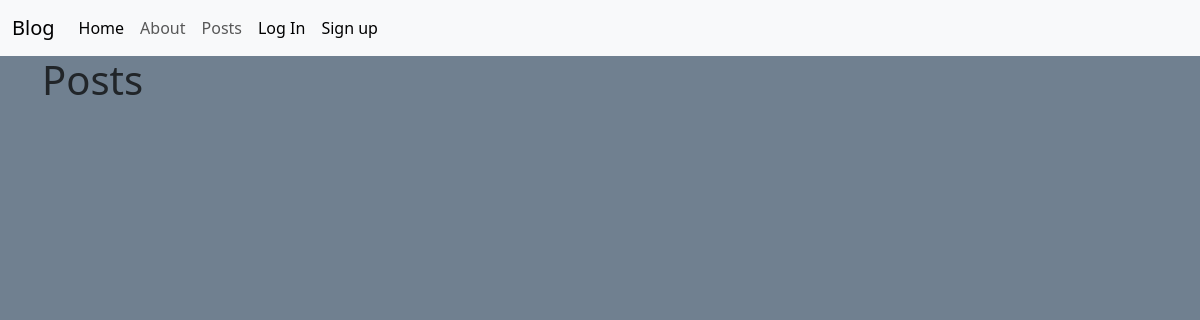
/posts/list/, run on an earlier commit of the app's database.
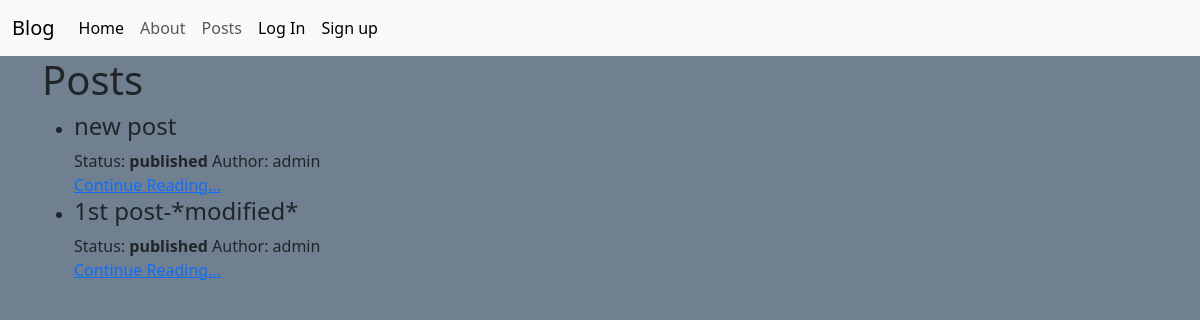
And on a later commit of the database.
### posts/models.py (models this page shows, shortened)
class Post(models.Model):
    title = models.CharField(max_length=128)
    subtitle = models.CharField(max_length=256)
    body = models.TextField()
    created_on = models.DateTimeField(auto_now_add=True)
    author = models.ForeignKey(
        get_user_model(),
        on_delete=models.CASCADE
    )
    status = models.ForeignKey(
        Status,
        on_delete=models.DO_NOTHING
    )
    def __str__(self):
        return f"{self.title} by {self.author}"

class Status(models.Model):
    class Meta:
        verbose_name_plural = "Status"
    name = models.CharField(max_length = 128, unique = True)
    description = models.CharField(max_length=256, help_text="Write a description about the status")
    def __str__(self):
        return f"{self.name}"

### posts/views.py (the view)
# urls.py: path("list/", PostListView.as_view(), name="post_list"),
class PostListView(ListView):
    template_name = "posts/list.html"
    published_status = Status.objects.get(name="published")
    queryset = Post.objects.filter(status=published_status).order_by("created_on").reverse()
    context_object_name = "posts"
    def get_context_data(self, **kwargs):
        context =  super().get_context_data(**kwargs)
        print(context)
        return context

### templates/posts/list.html (shortened to what this page needs)
{% extends 'base.html' %}
{% load static %}
{% block css %}
<link rel="stylesheet" href="{% static 'css/posts.css' %}">
{% endblock %}
{% block content %}
    <h1>Posts</h1>
    <ul>
        {% for post in posts %}
            <li>
                <h4>{{ post.title }}</h4>
                <span>Status: <strong> {{ post.status }}</strong></span>
                <span>Author: </strong>{{ post.author }}</strong><span>
                <br>
                <a href="{% url 'post_detail' post.id %}">Continue Reading...</a>
            </li>
        {% endfor %}
    </ul>
{% endblock %}

### templates/base.html (shortened to what this page needs)
<!DOCTYPE html>
<html lang="en">
<head>
    <link href="https://cdn.jsdelivr.net/npm/bootstrap@5.3.8/dist/css/bootstrap.min.css" rel="stylesheet" >
    {% block css %}{% endblock %}
</head>
<body>
    {% include 'navbar.html' %}
    <div class="container">
        {% block content %}
        {% endblock %}
    </div>
</body>
</html>

### templates/navbar.html (shortened to what this page needs)
<nav class="navbar navbar-expand-lg bg-body-tertiary">
  <div class="container-fluid">
    <a class="navbar-brand" href="{% url 'home' %}">Blog</a>
    <div class="collapse navbar-collapse" id="navbarNav">
      <ul class="navbar-nav me-auto mb-2 mb-lg-0">
        <li class="nav-item">
          <a class="nav-link active" aria-current="page"
             href="{% url 'homeTwo' %}">Home</a>
        </li>
       <li class="nav-item">
  <a class="nav-link" href="{% url 'about' %}">About</a>
</li>
 <li class="nav-item">
  <a class="nav-link" href="{% url 'post_list' %}">Posts</a>
</li>
        {% if user.is_authenticated %}
<li class="nav-item">
  <a class="nav-link" href="{% url 'post_drafts' %}">Drafts</a>
</li>
<li class="nav-item">
  <a class="nav-link" href="{% url 'post_archives' %}">Archives</a>
</li>
<li class="nav-item">
  <a class="nav-link" href="{% url 'post_new' %}">New Post</a>
</li>
        <li class="nav-item">
          <form action="{% url 'logout' %}" method="post">
            {% csrf_token %}
            <input type="submit" value="Logout" class="nav-link">
          </form>
        </li>
        {% else %}
         <li class="nav-item">
          <a class="nav-link active"
             href="{% url 'login' %}">Log In</a>
        </li>
        <li class="nav-item">
          <a class="nav-link active"
             href="{% url 'signup' %}">Sign up</a>
        </li>
        {% endif %}
      </ul>
    </div>
  </div>
</nav>

### static/css/posts.css (style rules this page uses)
body { background-color: slategrey; }

What changed in the data, as far as the page shows it:
added Post: title "new post", status "published", author "admin"
added Post: title "1st post-*modified*", status "published", author "admin"
